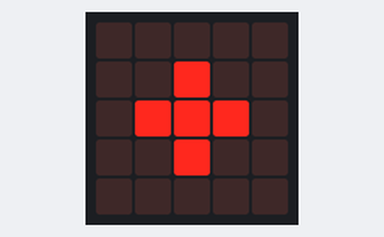
Recording of a program running on a simulated BBC micro:bit (MakeCode). On the bench: the board's 5×5 LED display.

Above: at 0.6 s.
At 1.5 s:
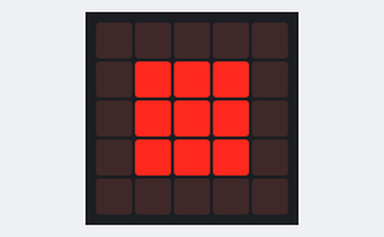
At 2.4 s:
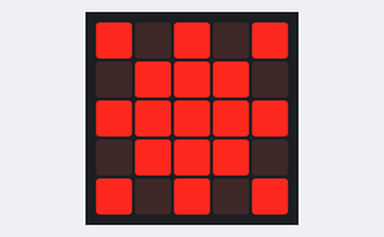

The program:

main.ts
```typescript
basic.pause(500)
basic.showLeds(`
    . . . . .
    . . # . .
    . # # # .
    . . # . .
    . . . . .
    `)
basic.pause(500)
basic.showLeds(`
    . . . . .
    . # # # .
    . # # # .
    . # # # .
    . . . . .
    `)
basic.pause(500)
basic.showLeds(`
    # . # . #
    . # # # .
    # # # # #
    . # # # .
    # . # . #
    `)
basic.forever(function () {

})
```

test.ts
```typescript
// testes vão aqui; isto não será compilado quando este pacote for usado como uma extensão.
```

Measured:
- what the display in image 0 shows lasts 0.9 s, from 0.5 s to 1.4 s
